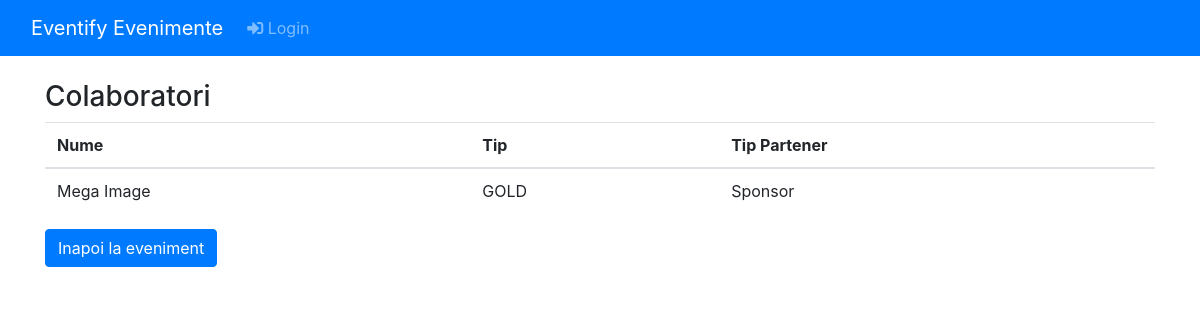
The app's page /events/detalii/colaboratori.php?id=20 with its own data.
### tables this page shows
CREATE TABLE `colaborator` (
  `ID` int(11) NOT NULL,
  `nume` varchar(255) NOT NULL,
  `email` varchar(255) NOT NULL,
  `telefon` varchar(20) NOT NULL,
  `tip` varchar(50) NOT NULL,
  `suma` decimal(10,2) DEFAULT NULL,
  `premii` varchar(255) DEFAULT NULL,
  `tip_parteneriat` varchar(50) DEFAULT NULL
);

### events/detalii/colaboratori.php (the view, shortened to what this page needs)
<?php
include "../partials/conectare.php";
include "../partials/navbar.php";
$event_id = isset($_GET['id']) ? intval($_GET['id']) : null;
$query = "
    SELECT colaborator.*
    FROM colaborator
    INNER JOIN contract ON colaborator.ID = contract.IDColaborator
    INNER JOIN eveniment ON contract.IDEveniment = eveniment.ID
    WHERE eveniment.ID = ?
";
if ($stmt = $mysqli->prepare($query)) {
    $stmt->bind_param("i", $event_id);
    $stmt->execute();
    $result = $stmt->get_result();
    $colaborators = [];
    while ($row = $result->fetch_assoc()) {
        $colaborators[] = $row;
    }
} else {
    echo "Error preparing statement: " . htmlspecialchars($mysqli->error);
}
?>
<!DOCTYPE html>
<html lang="en">
<head>
    <link href="https://stackpath.bootstrapcdn.com/bootstrap/4.3.1/css/bootstrap.min.css" rel="stylesheet">
</head>
<body>
<div class="container mt-4">
    <h3>Colaboratori</h3>
    <table class="table">
        <thead>
        <tr>
            <th>Nume</th>
            <th>Tip</th>
            <th>Tip Partener</th>
        </tr>
        </thead>
        <tbody>
        <?php foreach ($colaborators as $colab): ?>
            <tr>
                <td><?php echo htmlspecialchars($colab['nume']); ?></td>
                <td><?php echo htmlspecialchars($colab['tip']); ?></td>
                <td><?php echo htmlspecialchars($colab['tip_parteneriat']); ?></td>
            </tr>
        <?php endforeach; ?>
        </tbody>
    </table>
    <a href="/proiect/events/event.php?id=<?php echo $_GET['id'];?>" class="btn btn-primary">Inapoi la eveniment</a>
</div>
</body>
</html>

### records on screen
colaborator: nume "Mega Image", tip "GOLD", tip_parteneriat "Sponsor"
